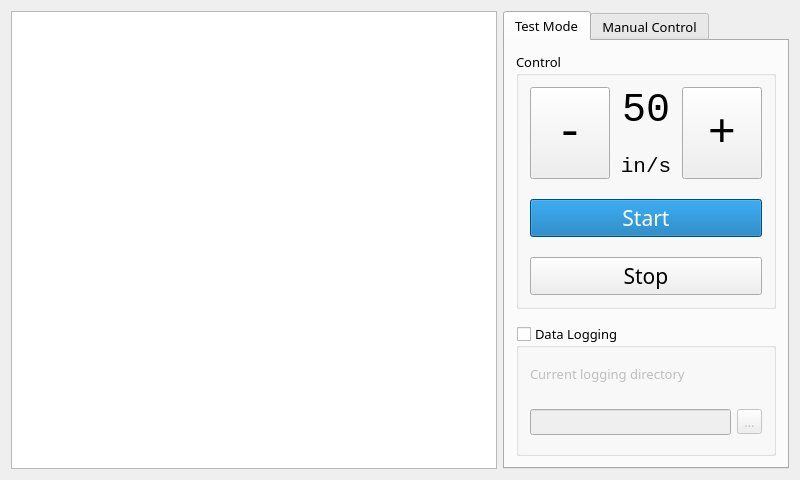
<?xml version="1.0" encoding="UTF-8"?>
<ui version="4.0">
 <class>MainWindow</class>
 <widget class="QMainWindow" name="MainWindow">
  <property name="geometry">
   <rect>
    <x>0</x>
    <y>0</y>
    <width>800</width>
    <height>480</height>
   </rect>
  </property>
  <property name="contextMenuPolicy">
   <enum>Qt::NoContextMenu</enum>
  </property>
  <property name="windowTitle">
   <string>Tom Accelerated Pull Test</string>
  </property>
  <property name="styleSheet">
   <string notr="true">/*---New Edit--*/
QWidget{background: black;}
QTabBar{ background: #c9cbcd; color: rgb(9,9,9)}
QPushButton:hover, QPushButton:pressed{background-color: rgba(255,255,255,0.6)}
QGroupBox{color: white}
QGroupBox &gt; QLabel{color: white}
QGroupBox &gt; QLineEdit, QToolButton{background: white}
QGroupBox:indicator{background: white; width: 18px; height: 18px}
QGroupBox  {
	border: 0.5px solid rgba(255,255,255, 0.3);
	border-radius: 3px;
    margin-top: 27px;
}

QGroupBox::title  {
	background-color: transparent;
    subcontrol-origin: margin;
    padding: 5px ;
}


/*QMainWindow{background: #e8e8e8}*/
QPushButton:disabled{ background: #999; color: black}
QPushButton{ height: 45px; background: #f3f4f5}
PlotWidget{ color: rgb(35, 85, 244) !important}
/*QGroupBox{background: #e5e5e5}*/


</string>
  </property>
  <widget class="QWidget" name="centralWidget">
   <property name="enabled">
    <bool>true</bool>
   </property>
   <property name="whatsThis">
    <string notr="true"/>
   </property>
   <layout class="QGridLayout" name="gridLayout">
    <item row="0" column="1">
     <widget class="QTabWidget" name="tabWidget">
      <property name="sizePolicy">
       <sizepolicy hsizetype="Maximum" vsizetype="Preferred">
        <horstretch>0</horstretch>
        <verstretch>0</verstretch>
       </sizepolicy>
      </property>
      <property name="font">
       <font>
        <family>Sans Serif</family>
        <pointsize>10</pointsize>
       </font>
      </property>
      <property name="tabPosition">
       <enum>QTabWidget::North</enum>
      </property>
      <property name="tabShape">
       <enum>QTabWidget::Rounded</enum>
      </property>
      <property name="currentIndex">
       <number>0</number>
      </property>
      <widget class="QWidget" name="Tab1">
       <property name="sizePolicy">
        <sizepolicy hsizetype="Preferred" vsizetype="Preferred">
         <horstretch>0</horstretch>
         <verstretch>0</verstretch>
        </sizepolicy>
       </property>
       <attribute name="title">
        <string>Test Mode</string>
       </attribute>
       <layout class="QGridLayout" name="_2">
        <property name="spacing">
         <number>15</number>
        </property>
        <item row="1" column="0">
         <widget class="QGroupBox" name="dataloggingGroup">
          <property name="sizePolicy">
           <sizepolicy hsizetype="Preferred" vsizetype="MinimumExpanding">
            <horstretch>0</horstretch>
            <verstretch>0</verstretch>
           </sizepolicy>
          </property>
          <property name="font">
           <font>
            <family>Sans Serif</family>
            <pointsize>10</pointsize>
           </font>
          </property>
          <property name="title">
           <string notr="true">Data Logging</string>
          </property>
          <property name="alignment">
           <set>Qt::AlignLeading|Qt::AlignLeft|Qt::AlignTop</set>
          </property>
          <property name="checkable">
           <bool>true</bool>
          </property>
          <property name="checked">
           <bool>false</bool>
          </property>
          <layout class="QGridLayout" name="gridLayout_3">
           <property name="verticalSpacing">
            <number>20</number>
           </property>
           <item row="1" column="1">
            <widget class="QToolButton" name="toolButton">
             <property name="text">
              <string>...</string>
             </property>
            </widget>
           </item>
           <item row="0" column="0">
            <widget class="QLabel" name="label_3">
             <property name="sizePolicy">
              <sizepolicy hsizetype="Preferred" vsizetype="Maximum">
               <horstretch>0</horstretch>
               <verstretch>0</verstretch>
              </sizepolicy>
             </property>
             <property name="text">
              <string>Current logging directory</string>
             </property>
            </widget>
           </item>
           <item row="1" column="0">
            <widget class="QLineEdit" name="lineEdit">
             <property name="sizePolicy">
              <sizepolicy hsizetype="Minimum" vsizetype="Maximum">
               <horstretch>0</horstretch>
               <verstretch>0</verstretch>
              </sizepolicy>
             </property>
            </widget>
           </item>
          </layout>
         </widget>
        </item>
        <item row="0" column="0">
         <widget class="QGroupBox" name="controlGroup">
          <property name="sizePolicy">
           <sizepolicy hsizetype="Maximum" vsizetype="Maximum">
            <horstretch>0</horstretch>
            <verstretch>0</verstretch>
           </sizepolicy>
          </property>
          <property name="font">
           <font>
            <family>Sans Serif</family>
            <pointsize>10</pointsize>
           </font>
          </property>
          <property name="title">
           <string notr="true">Control</string>
          </property>
          <property name="alignment">
           <set>Qt::AlignLeading|Qt::AlignLeft|Qt::AlignTop</set>
          </property>
          <layout class="QGridLayout" name="gridLayout_2">
           <property name="verticalSpacing">
            <number>20</number>
           </property>
           <item row="4" column="0" colspan="3">
            <widget class="QPushButton" name="stopBtn">
             <property name="font">
              <font>
               <family>Sans Serif</family>
               <pointsize>16</pointsize>
              </font>
             </property>
             <property name="text">
              <string>Stop</string>
             </property>
            </widget>
           </item>
           <item row="3" column="0" colspan="3">
            <widget class="QPushButton" name="startBtn">
             <property name="font">
              <font>
               <family>Sans Serif</family>
               <pointsize>16</pointsize>
              </font>
             </property>
             <property name="styleSheet">
              <string notr="true">background: #006cb1; color: white</string>
             </property>
             <property name="text">
              <string>Start</string>
             </property>
            </widget>
           </item>
           <item row="0" column="1">
            <widget class="QLabel" name="setpullspeedLabel">
             <property name="sizePolicy">
              <sizepolicy hsizetype="Fixed" vsizetype="Maximum">
               <horstretch>0</horstretch>
               <verstretch>0</verstretch>
              </sizepolicy>
             </property>
             <property name="minimumSize">
              <size>
               <width>60</width>
               <height>0</height>
              </size>
             </property>
             <property name="font">
              <font>
               <family>Monospace</family>
               <pointsize>30</pointsize>
              </font>
             </property>
             <property name="text">
              <string>50</string>
             </property>
             <property name="alignment">
              <set>Qt::AlignBottom|Qt::AlignHCenter</set>
             </property>
            </widget>
           </item>
           <item row="1" column="1">
            <widget class="QLabel" name="pullspeedunitLabel">
             <property name="sizePolicy">
              <sizepolicy hsizetype="Fixed" vsizetype="Maximum">
               <horstretch>0</horstretch>
               <verstretch>0</verstretch>
              </sizepolicy>
             </property>
             <property name="minimumSize">
              <size>
               <width>60</width>
               <height>0</height>
              </size>
             </property>
             <property name="font">
              <font>
               <family>Monospace</family>
               <pointsize>16</pointsize>
              </font>
             </property>
             <property name="text">
              <string>in/s</string>
             </property>
             <property name="alignment">
              <set>Qt::AlignHCenter|Qt::AlignTop</set>
             </property>
            </widget>
           </item>
           <item row="0" column="2" rowspan="2">
            <widget class="QPushButton" name="incrementBtn">
             <property name="enabled">
              <bool>true</bool>
             </property>
             <property name="sizePolicy">
              <sizepolicy hsizetype="Minimum" vsizetype="Preferred">
               <horstretch>0</horstretch>
               <verstretch>0</verstretch>
              </sizepolicy>
             </property>
             <property name="font">
              <font>
               <family>Monospace</family>
               <pointsize>35</pointsize>
              </font>
             </property>
             <property name="styleSheet">
              <string notr="true"/>
             </property>
             <property name="text">
              <string>+</string>
             </property>
            </widget>
           </item>
           <item row="0" column="0" rowspan="2">
            <widget class="QPushButton" name="decrementBtn">
             <property name="sizePolicy">
              <sizepolicy hsizetype="Minimum" vsizetype="Preferred">
               <horstretch>0</horstretch>
               <verstretch>0</verstretch>
              </sizepolicy>
             </property>
             <property name="font">
              <font>
               <family>Monospace</family>
               <pointsize>35</pointsize>
              </font>
             </property>
             <property name="text">
              <string>-</string>
             </property>
            </widget>
           </item>
          </layout>
         </widget>
        </item>
       </layout>
      </widget>
      <widget class="QWidget" name="Tab2">
       <attribute name="title">
        <string>Manual Control</string>
       </attribute>
       <layout class="QVBoxLayout" name="verticalLayout_4">
        <item>
         <widget class="QGroupBox" name="groupBox">
          <property name="sizePolicy">
           <sizepolicy hsizetype="Preferred" vsizetype="Maximum">
            <horstretch>0</horstretch>
            <verstretch>0</verstretch>
           </sizepolicy>
          </property>
          <property name="font">
           <font>
            <family>Sans Serif</family>
            <pointsize>10</pointsize>
           </font>
          </property>
          <property name="title">
           <string>Current Position </string>
          </property>
          <layout class="QGridLayout" name="gridLayout_4">
           <item row="0" column="0">
            <widget class="QLabel" name="currentpositionLabel">
             <property name="sizePolicy">
              <sizepolicy hsizetype="Expanding" vsizetype="Maximum">
               <horstretch>0</horstretch>
               <verstretch>0</verstretch>
              </sizepolicy>
             </property>
             <property name="font">
              <font>
               <family>Monospace</family>
               <pointsize>16</pointsize>
              </font>
             </property>
             <property name="text">
              <string>50%</string>
             </property>
             <property name="alignment">
              <set>Qt::AlignCenter</set>
             </property>
            </widget>
           </item>
           <item row="1" column="0">
            <widget class="QLabel" name="label">
             <property name="font">
              <font>
               <family>Sans Serif</family>
              </font>
             </property>
             <property name="text">
              <string>[relative to rail length]</string>
             </property>
             <property name="alignment">
              <set>Qt::AlignCenter</set>
             </property>
            </widget>
           </item>
          </layout>
         </widget>
        </item>
        <item>
         <widget class="QDial" name="manualDial">
          <property name="sizePolicy">
           <sizepolicy hsizetype="Minimum" vsizetype="Preferred">
            <horstretch>0</horstretch>
            <verstretch>0</verstretch>
           </sizepolicy>
          </property>
          <property name="value">
           <number>50</number>
          </property>
         </widget>
        </item>
       </layout>
      </widget>
     </widget>
    </item>
    <item row="0" column="0">
     <widget class="PlotWidget" name="plotarea">
      <property name="sizePolicy">
       <sizepolicy hsizetype="MinimumExpanding" vsizetype="Minimum">
        <horstretch>0</horstretch>
        <verstretch>0</verstretch>
       </sizepolicy>
      </property>
      <property name="font">
       <font>
        <family>Sans Serif</family>
       </font>
      </property>
     </widget>
    </item>
   </layout>
  </widget>
 </widget>
 <layoutdefault spacing="6" margin="11"/>
 <customwidgets>
  <customwidget>
   <class>PlotWidget</class>
   <extends>QGraphicsView</extends>
   <header>pyqtgraph</header>
  </customwidget>
 </customwidgets>
 <resources/>
 <connections/>
</ui>
